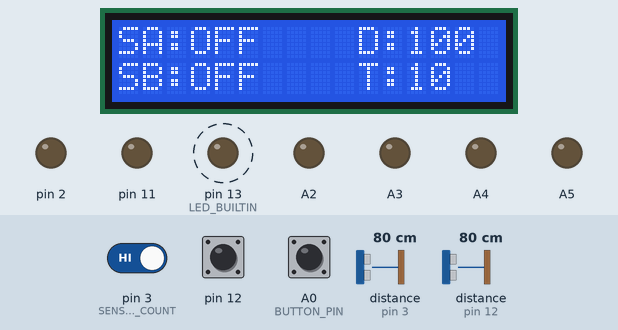
A program run on a simulated Arduino Uno, built with avr-gcc and run on an emulated ATmega328P. Parts: 16×2 character LCD, output pins drawn as LEDs (lit = HIGH). Dashed ring = blinking. Inputs (shaded band) come from the test bench; at power-on: pin 3 (SENSOR_TRIGGER_COUNT) HIGH, pin 12 HIGH, distance to the obstacle (sensors on pin 3, pin 12) 80 cm, A0 (BUTTON_PIN) HIGH. The echo pulse lasts 58.3 µs per cm.

Above: at 1.34 s.
2.3 s: pin 3 (SENSOR_TRIGGER_COUNT) driven LOW
At 4.76 s:
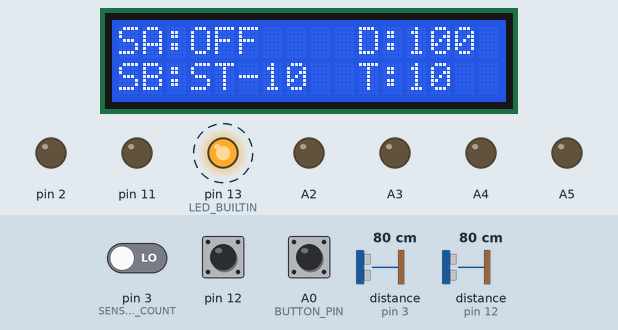
6.6 s: pin 12 pulled LOW for 2.25 s
At 9.16 s:
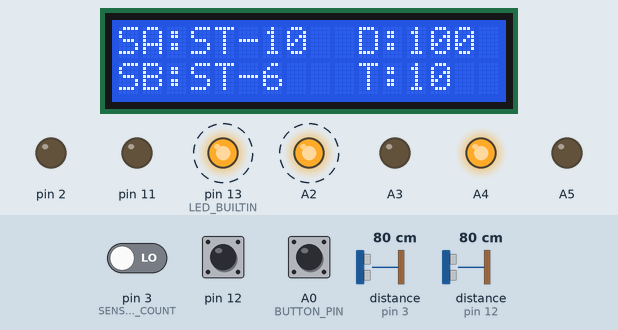
10.8 s: distance to the obstacle (sensor on pin 3) set to 120 cm
At 13.2 s:
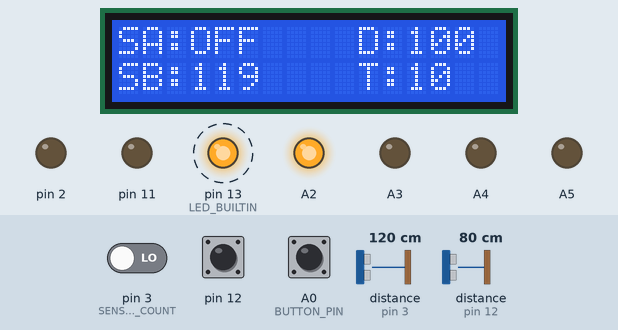
15.3 s: distance to the obstacle (sensor on pin 3) set to 104 cm
At 15.7 s:
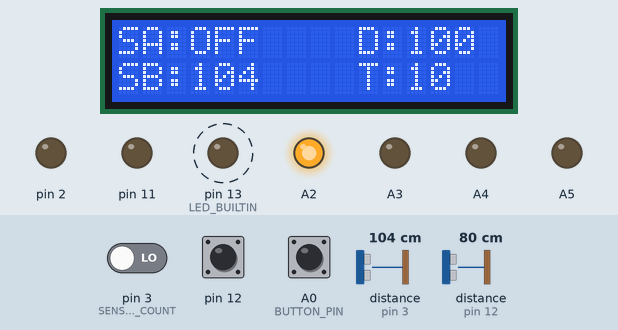
17.9 s: distance to the obstacle (sensor on pin 3) set to 97 cm
At 19.0 s:
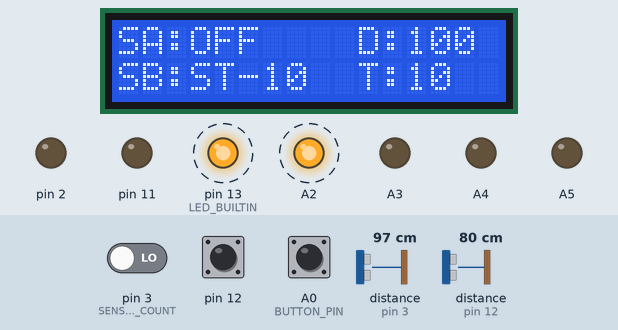
20.5 s: A0 (BUTTON_PIN) pulled LOW for 2.25 s
At 21.77 s:
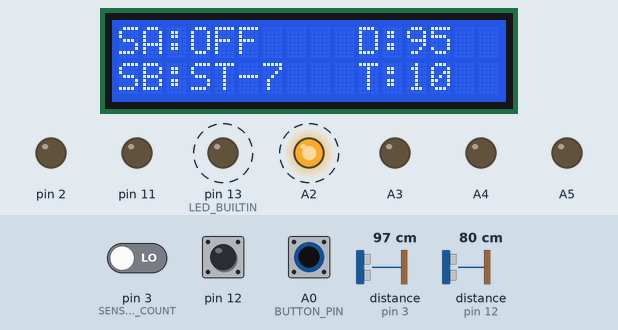
Timing chart, 0 to 25.2 s (numbered marks = the images above; inputs shaded):
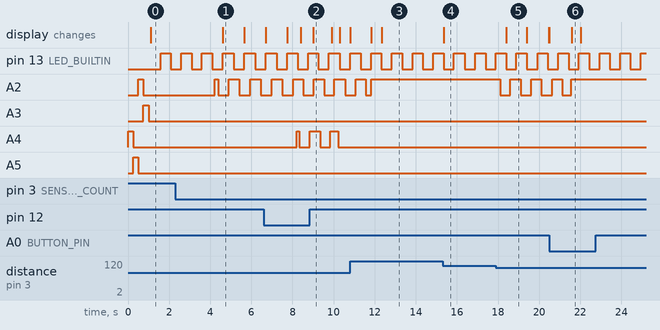

The program:

main.cpp
```cpp
// ============================================================
//  Traffic Light Controller v3
//  Front-bay sensor: WAITING → COUNTDOWN → GO state machine.
// ============================================================

#include <Arduino.h>
#include <hd44780.h>
#include <hd44780ioClass/hd44780_pinIO.h>
#include <PinChangeInterrupt.h>
#include <math.h>   // ceil()

// ============================================================
//  Compile-time constants
// ============================================================

// Sensor / noise filter
constexpr unsigned long SENSOR_PING_INTERVAL    =   20UL;  // ms — minimum time between pings per sensor (cross-talk prevention)
constexpr unsigned long SENSOR_ECHO_TIMEOUT     = 30000UL; // µs — pulseIn timeout (~5 m max range); also used as ms delay when a channel is skipped
constexpr uint8_t       SENSOR_TRIGGER_COUNT    =    3;    // consecutive hits required to transition out of WAITING

// State-machine timings
constexpr unsigned long GREEN_CLEAR_DEBOUNCE    =  200UL;  // ms — kart must be clear before returning to WAITING
constexpr unsigned long COUNTDOWN_CLEAR_TIMEOUT = 1000UL;  // ms — kart must be clear during stop to abort

// User-adjustable settings — range and defaults
constexpr int           DISTANCE_STEP       =    5;    // cm
constexpr int           DISTANCE_MAX        =  150;    // cm
constexpr int           DEFAULT_DISTANCE    =  100;    // cm — initial trigger distance
constexpr unsigned long TIME_STEP           = 1000UL;  // ms
constexpr unsigned long RED_DURATION_MAX    = 120000UL;// ms (120 s)
constexpr unsigned long DEFAULT_DURATION    = 10000UL; // ms — initial timer duration

// Sensor connection check
constexpr unsigned long SENSOR_CHECK_INTERVAL  = 2000UL; // ms — how often to re-probe a disconnected sensor

// Timing
constexpr unsigned long DEBOUNCE_DELAY      =  200UL;  // ms
constexpr unsigned long LCD_UPDATE_INTERVAL =  500UL;  // ms
constexpr unsigned long LED_TOGGLE_INTERVAL =  500UL;  // ms

// Analog-keypad upper thresholds (one resistor ladder on A0)
constexpr int BTN_RIGHT_MAX  =  60;
constexpr int BTN_UP_MAX     = 200;
constexpr int BTN_DOWN_MAX   = 400;
constexpr int BTN_LEFT_MAX   = 600;
constexpr int BTN_SELECT_MAX = 800;

// Pin assignments
constexpr int BUTTON_PIN = A0;
constexpr int LCD_RS     =  8;
constexpr int LCD_EN     =  9;
constexpr int LCD_DB4    =  4;
constexpr int LCD_DB5    =  5;
constexpr int LCD_DB6    =  6;
constexpr int LCD_DB7    =  7;

// ============================================================
//  Types
// ============================================================

// User-adjustable settings (read and written only in loop())
struct Settings {
    int           triggerDistance = DEFAULT_DISTANCE; // cm
    unsigned long timerDuration   = DEFAULT_DURATION; // ms — stop/countdown timer
};

// Cached copies of displayed settings — avoids redundant LCD writes
struct DisplayCache {
    int           triggerDistance = -1;  // -1 forces the first draw
    unsigned long timerDuration   = 0UL;
};

enum LightState : uint8_t { WAITING, COUNTDOWN, GO };

// All data for one traffic-light channel
struct TrafficLight {
    int           trigPin;
    int           echoPin;
    int           greenPin;
    int           redPin;
    char          label;                         // 'A' or 'B' — used for the LCD prefix
    uint8_t       lcdRow;                        // 0 or 1
    float         distance           = 0.0f;     // Latest sensor reading in cm; -1 = no echo
    LightState    state              = WAITING;
    unsigned long countdownStart     = 0;        // millis() when COUNTDOWN was entered
    unsigned long clearSince         = 0;        // millis() when sensor first became clear; 0 while tripped
    unsigned long lastFlashToggle    = 0;        // millis() of last red-LED flash toggle
    bool          redFlashOn         = false;    // current flash output level during COUNTDOWN
    uint8_t       triggerCount       = 0;        // consecutive sensor hits in WAITING (noise filter)
    bool          connected          = false;    // false while the sensor is electrically absent
    unsigned long lastConnectionCheck = 0;       // millis() of the last checkSensorConnection call
};

// ============================================================
//  Global instances
// ============================================================

hd44780_pinIO lcd(LCD_RS, LCD_EN, LCD_DB4, LCD_DB5, LCD_DB6, LCD_DB7);

TrafficLight lightA = { 11, 12, A5, A4, 'A', 0 };
TrafficLight lightB = {  2,  3, A3, A2, 'B', 1 };

Settings     settings;
DisplayCache displayCache;

unsigned long  lastLcdUpdate     = 0;
unsigned long  lastLedToggle     = 0;
unsigned long  lastButtonTime    = 0; // debounce: single timer for the shared pin
unsigned long  nextPingAt        = 0; // millis() when the next sensor ping is due
uint8_t        nextPingLight     = 0; // 0 = ping lightA next, 1 = ping lightB next
bool           ledState          = false;
volatile bool  buttonPressedFlag = false; // set by ISR, processed in loop()

// ============================================================
//  Function prototypes
// ============================================================

void  initTrafficLight(const TrafficLight& light);
void  setLightState(TrafficLight& light, LightState newState);
bool  checkSensorConnection(TrafficLight& light);
void  updateTrafficLight(TrafficLight& light, unsigned long now, bool distanceUpdated);
void  updateLCDRow(const TrafficLight& light, unsigned long now);
void  updateLCDDisplay(unsigned long now);
void  buttonSharedISR();
float readUltrasonicDistance(int trigPin, int echoPin);
void  handleButtonPress(int buttonPin, Settings& settings);

// ============================================================
//  Setup
// ============================================================

void setup() {
    pinMode(LED_BUILTIN, OUTPUT);
    digitalWrite(LED_BUILTIN, LOW);

    initTrafficLight(lightA);
    initTrafficLight(lightB);

    // LED test sequence — flash every LED once so the operator can verify wiring
    digitalWrite(lightA.redPin,   HIGH); delay(250); digitalWrite(lightA.redPin,   LOW);
    digitalWrite(lightA.greenPin, HIGH); delay(250); digitalWrite(lightA.greenPin, LOW);
    digitalWrite(lightB.redPin,   HIGH); delay(250); digitalWrite(lightB.redPin,   LOW);
    digitalWrite(lightB.greenPin, HIGH); delay(250); digitalWrite(lightB.greenPin, LOW);

    pinMode(BUTTON_PIN, INPUT_PULLUP); // float-guard: holds A0 high (~1023) when keypad is disconnected
    attachPCINT(digitalPinToPCINT(BUTTON_PIN), buttonSharedISR, FALLING);

    lcd.init();
    lcd.backlight();

    // Probe sensors at boot; setLightState(WAITING) is called inside
    // checkSensorConnection if a sensor is found to be connected.
    // LEDs stay off for any channel that is absent.
    checkSensorConnection(lightA);
    checkSensorConnection(lightB);

    unsigned long now = millis();
    lastLcdUpdate    = now;
    lastLedToggle    = now;
    nextPingAt       = now; // first ping fires immediately on the first loop iteration

    updateLCDDisplay(now); // draw initial screen
}

// ============================================================
//  Main loop
// ============================================================

void loop() {
    unsigned long now = millis();

    // While one channel is being pinged, check the other channel's connection —
    // its echo pin is guaranteed idle so there's no risk of a false HIGH read.
    bool freshA = false, freshB = false;
    if (now >= nextPingAt) {
        if (nextPingLight == 0) {
            if (lightA.connected) {
                lightA.distance = readUltrasonicDistance(lightA.trigPin, lightA.echoPin);
                freshA = true;
            } else {
                delay(SENSOR_ECHO_TIMEOUT / 1000UL); // match pulseIn timeout so B's echo has settled before we read it
            }
            if (now - lightB.lastConnectionCheck >= SENSOR_CHECK_INTERVAL) {
                checkSensorConnection(lightB); // B's echo is idle while A is being pinged
                lightB.lastConnectionCheck = now;
            }
        } else {
            if (lightB.connected) {
                lightB.distance = readUltrasonicDistance(lightB.trigPin, lightB.echoPin);
                freshB = true;
            } else {
                delay(SENSOR_ECHO_TIMEOUT / 1000UL); // match pulseIn timeout so A's echo has settled before we read it
            }
            if (now - lightA.lastConnectionCheck >= SENSOR_CHECK_INTERVAL) {
                checkSensorConnection(lightA); // A's echo is idle while B is being pinged
                lightA.lastConnectionCheck = now;
            }
        }
        nextPingLight = !nextPingLight;
        nextPingAt    = millis() + SENSOR_PING_INTERVAL; // millis() — not now — accounts for pulseIn block time
    }

    now = millis(); // refresh after potential pulseIn block
    updateTrafficLight(lightA, now, freshA);
    updateTrafficLight(lightB, now, freshB);

    // Process button press here — analogRead (~104 µs) and settings writes
    // are unsafe inside an ISR on AVR, so the ISR only sets a flag.
    // One debounce timer suffices because the resistor ladder can only
    // register one button at a time.
    if (buttonPressedFlag) {
        buttonPressedFlag = false;
        if (now - lastButtonTime > DEBOUNCE_DELAY) {
            lastButtonTime = now;
            handleButtonPress(BUTTON_PIN, settings);
            // Redraw immediately so the new value is visible without delay
            updateLCDDisplay(now);
            lastLcdUpdate = now;
        }
    }

    if (now - lastLcdUpdate >= LCD_UPDATE_INTERVAL) {
        updateLCDDisplay(now);
        lastLcdUpdate = now;
    }

    if (now - lastLedToggle >= LED_TOGGLE_INTERVAL) {
        ledState = !ledState;
        digitalWrite(LED_BUILTIN, ledState ? HIGH : LOW);
        lastLedToggle = now;
    }
}

// ============================================================
//  Traffic light helpers
// ============================================================

// Configures the GPIO pins for one traffic-light channel
void initTrafficLight(const TrafficLight& light) {
    pinMode(light.trigPin,  OUTPUT);
    pinMode(light.echoPin,  INPUT_PULLUP); // pull-up stays on permanently; HC-SR04 drives push-pull so it causes no interference
    pinMode(light.greenPin, OUTPUT);
    pinMode(light.redPin,   OUTPUT);
}

// Drives the LEDs and updates the state field
void setLightState(TrafficLight& light, LightState newState) {
    light.state = newState;
    switch (newState) {
        case WAITING:
            digitalWrite(light.greenPin, LOW);
            digitalWrite(light.redPin,   HIGH);
            break;
        case COUNTDOWN:
            // Red starts OFF immediately (visual cue of detection); flash loop takes over
            digitalWrite(light.greenPin, LOW);
            digitalWrite(light.redPin,   LOW);
            light.redFlashOn      = false;
            light.lastFlashToggle = millis();
            break;
        case GO:
            digitalWrite(light.greenPin, HIGH);
            digitalWrite(light.redPin,   LOW);
            break;
    }
}

// ============================================================
//  Sensor connection check
// ============================================================

// An HC-SR04 echo pin is held LOW by the sensor when idle.  With INPUT_PULLUP
// enabled and no sensor attached the pin floats HIGH.  We exploit this to
// detect a missing sensor without any extra hardware.
//
// Side effects when the connection state changes:
//   disconnected → turn off both LEDs and reset to WAITING
//   reconnected  → restore WAITING LED state via setLightState()
bool checkSensorConnection(TrafficLight& light) {
    bool floatingHigh = digitalRead(light.echoPin);

    bool wasConnected = light.connected;
    light.connected   = !floatingHigh; // LOW = sensor present (driven), HIGH = floating/absent

    if (!light.connected) {
        // Blank the channel immediately and reset so reconnection starts clean
        digitalWrite(light.greenPin, LOW);
        digitalWrite(light.redPin,   LOW);
        light.state        = WAITING;
        light.triggerCount = 0;
        light.clearSince   = 0;
    } else if (!wasConnected) {
        // Just reconnected — drive LEDs to the correct WAITING state
        setLightState(light, WAITING);
    }
    return light.connected;
}

// ============================================================
//  State machine — called every loop iteration for each light
// ============================================================

void updateTrafficLight(TrafficLight& light, unsigned long now, bool distanceUpdated) {
    if (!light.connected) return; // sensor absent — LEDs already blanked by checkSensorConnection

    const int  trigDist = settings.triggerDistance;
    // A reading of -1 means no echo: treat as clear (no kart present)
    const bool present  = (light.distance > 0.0f && light.distance < trigDist);

    switch (light.state) {

        case WAITING:
            if (present) {
                if (distanceUpdated && ++light.triggerCount >= SENSOR_TRIGGER_COUNT) {
                    setLightState(light, COUNTDOWN);
                    light.countdownStart = now;
                    light.clearSince     = 0;
                    light.triggerCount   = 0;
                }
            } else if (distanceUpdated) {
                light.triggerCount = 0;
            }
            break;

        case COUNTDOWN:
            // Flash the red LED at LED_TOGGLE_INTERVAL
            if (now - light.lastFlashToggle >= LED_TOGGLE_INTERVAL) {
                light.redFlashOn = !light.redFlashOn;
                digitalWrite(light.redPin, light.redFlashOn ? HIGH : LOW);
                light.lastFlashToggle = now;
            }
            // Track how long the sensor has been clear
            if (present) {
                light.clearSince = 0;
            } else if (light.clearSince == 0) {
                light.clearSince = now;
            }
            // Kart left during stop — reset to WAITING
            if (light.clearSince != 0 &&
                    (now - light.clearSince >= COUNTDOWN_CLEAR_TIMEOUT)) {
                setLightState(light, WAITING);
                light.clearSince = 0;
            }
            // Countdown complete — signal GO
            else if (now - light.countdownStart >= settings.timerDuration) {
                setLightState(light, GO);
                light.clearSince = 0;
            }
            break;

        case GO:
            // Track how long the sensor has been clear
            if (present) {
                light.clearSince = 0;
            } else if (light.clearSince == 0) {
                light.clearSince = now;
            }
            // Kart has cleared — return to WAITING
            if (light.clearSince != 0 &&
                    (now - light.clearSince >= GREEN_CLEAR_DEBOUNCE)) {
                setLightState(light, WAITING);
                light.clearSince = 0;
            }
            break;
    }
}

// ============================================================
//  LCD display
// ============================================================

// Renders the left half of one LCD row for a traffic-light channel:
//   WAITING   state: "SA:123  "  (live distance in cm, or "---" on no echo)
//   COUNTDOWN state: "SA:ST-3 "  (seconds remaining before GO)
//   GO        state: "SA:GO   "
void updateLCDRow(const TrafficLight& light, unsigned long now) {
    char buf[9];
    lcd.setCursor(0, light.lcdRow);
    lcd.print('S');
    lcd.print(light.label);
    lcd.print(':');

    if (!light.connected) {
        lcd.print("OFF   ");
        return;
    }

    if (light.state == WAITING) {
        if (light.distance < 0.0f) {
            lcd.print("---   ");
        } else {
            snprintf(buf, sizeof(buf), "%-6d", (int)ceil(light.distance));
            lcd.print(buf);
        }
    } else if (light.state == COUNTDOWN) {
        unsigned long elapsed   = now - light.countdownStart;
        unsigned long remaining = (elapsed < settings.timerDuration)
                                  ? settings.timerDuration - elapsed : 0UL;
        snprintf(buf, sizeof(buf), "ST-%-3d", (int)ceil(remaining / 1000.0f));
        lcd.print(buf);
    } else {
        lcd.print("GO    ");
    }
}

// Redraws the full LCD; settings columns are only rewritten when changed
void updateLCDDisplay(unsigned long now) {
    if (settings.triggerDistance != displayCache.triggerDistance) {
        displayCache.triggerDistance = settings.triggerDistance;
        char buf[7];
        snprintf(buf, sizeof(buf), "D:%-3d ", settings.triggerDistance);
        lcd.setCursor(10, 0);
        lcd.print(buf);
    }
    if (settings.timerDuration != displayCache.timerDuration) {
        displayCache.timerDuration = settings.timerDuration;
        char buf[7];
        snprintf(buf, sizeof(buf), "T:%-3lu ", settings.timerDuration / 1000UL);
        lcd.setCursor(10, 1);
        lcd.print(buf);
    }
    updateLCDRow(lightA, now);
    updateLCDRow(lightB, now);
}

// ============================================================
//  Button ISR  (FALLING edge on BUTTON_PIN)
// ============================================================

// Kept as short as possible — no ADC reads, no millis(), no settings writes.
void buttonSharedISR() {
    buttonPressedFlag = true;
}

// ============================================================
//  Sensor and button helpers
// ============================================================

// Returns distance in cm, or -1.0 on timeout (no echo within 30 ms ~ 5 m)
float readUltrasonicDistance(int trigPin, int echoPin) {
    digitalWrite(trigPin, LOW);
    delayMicroseconds(2);
    digitalWrite(trigPin, HIGH);
    delayMicroseconds(10);
    digitalWrite(trigPin, LOW);

    long duration = pulseIn(echoPin, HIGH, SENSOR_ECHO_TIMEOUT);
    if (duration == 0) return -1.0f;
    return duration * 0.034f / 2.0f;
}

void handleButtonPress(int buttonPin, Settings& settings) {
    int adcValue = analogRead(buttonPin);
    if (adcValue < BTN_RIGHT_MAX) {
        if (settings.triggerDistance + DISTANCE_STEP <= DISTANCE_MAX)
            settings.triggerDistance += DISTANCE_STEP;
    } else if (adcValue < BTN_UP_MAX) {
        if (settings.timerDuration + TIME_STEP <= RED_DURATION_MAX)
            settings.timerDuration += TIME_STEP;
    } else if (adcValue < BTN_DOWN_MAX) {
        settings.timerDuration = (settings.timerDuration > TIME_STEP)
                                  ? settings.timerDuration - TIME_STEP : 0UL;
    } else if (adcValue < BTN_LEFT_MAX) {
        settings.triggerDistance = (settings.triggerDistance > DISTANCE_STEP)
                                    ? settings.triggerDistance - DISTANCE_STEP : 0;
    }
}
```

Measured:
- the behaviour switches between 101 and 100 cm on distance to the obstacle (sensor on pin 3) (found by bisection; images 4 and 5)
- after the input at 2.3 s, A2: LOW → HIGH after 1.9 s, then repeats every 1.0 s: LOW 0.50 s, HIGH 0.52 s; the display: changes after 2.3 s (image 1)
- after the input at 6.6 s, A4: goes HIGH 0.13 s, LOW 0.50 s, HIGH 0.50 s, LOW 0.50 s, HIGH 0.38 s, then LOW, starting after 1.6 s; the display: first differs from a run without the input after 1.8 s (image 2 shows a later state)
- after the input at 10.8 s, A3: stays LOW (without the input it goes to HIGH after 3.6 s); the display: first differs from a run without the input after 1.6 s (image 3)
- after the input at 15.3 s, the display: changes after 0.05 s (image 4)
- after the input at 17.9 s, A2: alternates HIGH for 0.50 s and LOW for 0.50 s, starting after 0.20 s; the display: changes after 0.50 s (image 5)
- by itself, pin 13 (LED_BUILTIN): alternates HIGH for 0.50 s and LOW for 0.50 s
